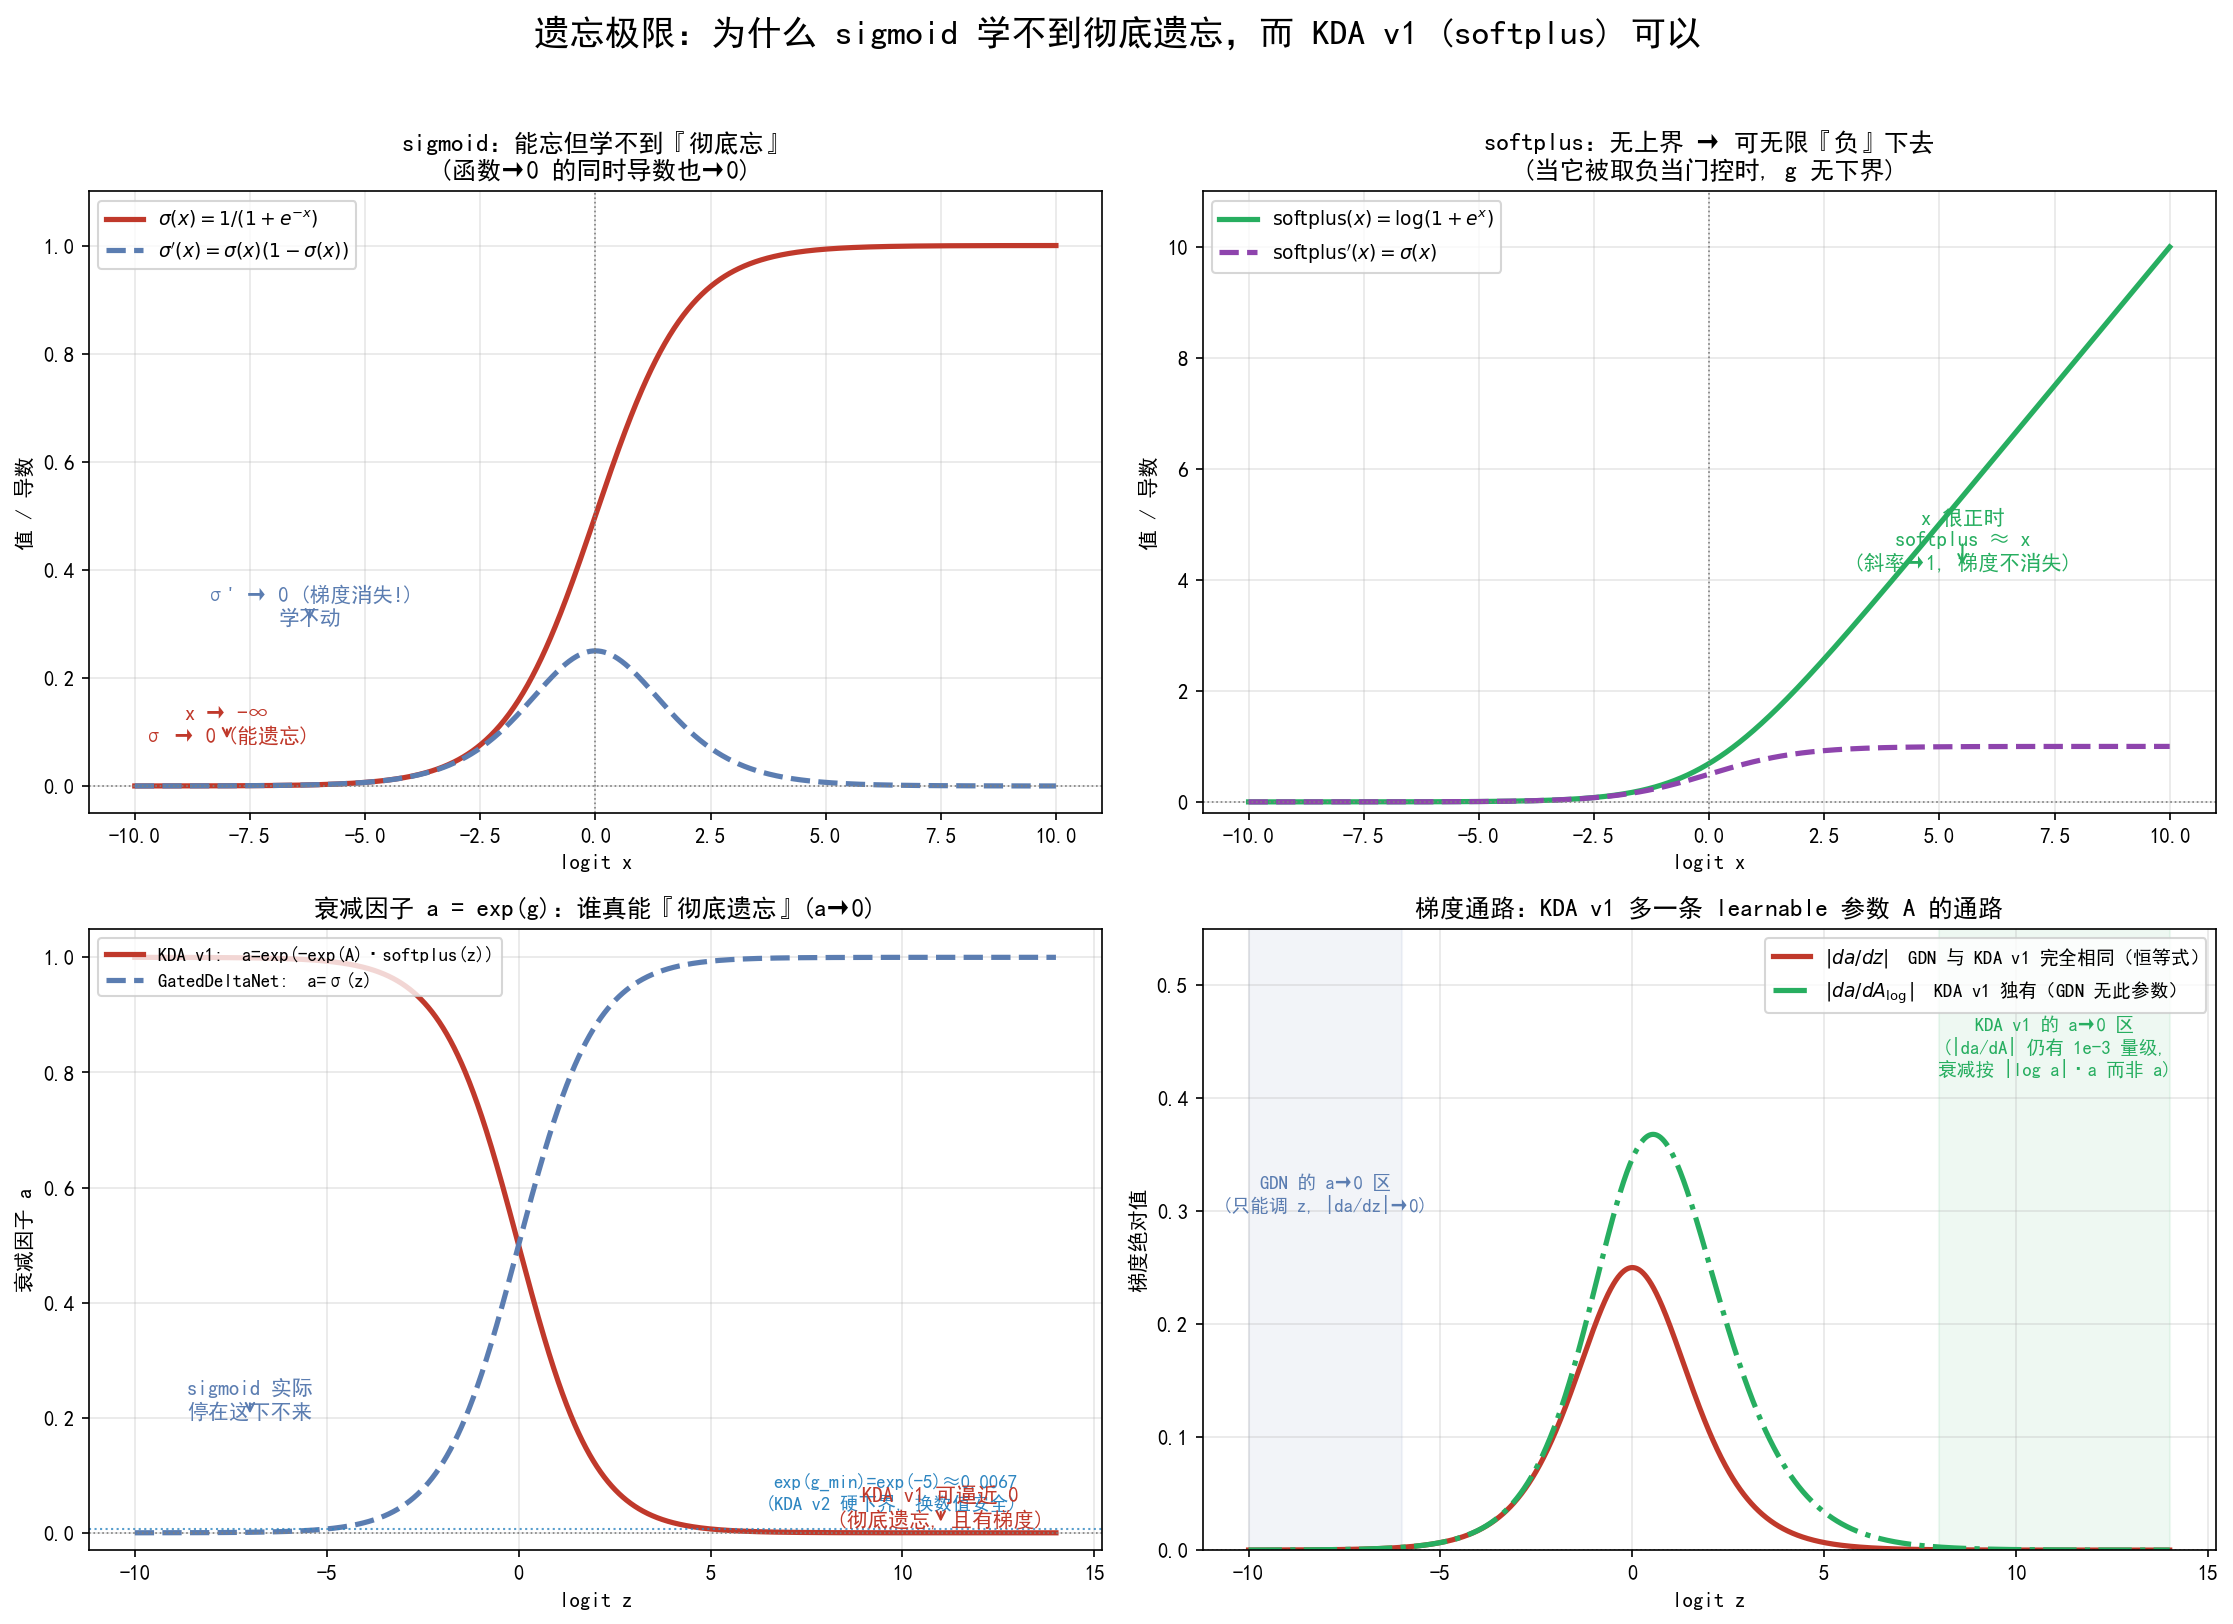

Source code (Python):
# -*- coding: utf-8 -*-
"""遗忘极限图: sigmoid vs softplus 的遗忘极限与梯度行为（KDA v1 门控的数学动机）。

结论（修正版）：
    - sigmoid 把输入压到 (0,1)，要"彻底遗忘"(a→0) 必须把 logit 推到 -∞。
    - 关键恒等式：1 - σ(z) = exp(-softplus(z))。
      因此 |da/dz| 在 GDN 与 KDA v1 (A=0) 下**处处相等**——两者对 z 的梯度通路相同。
    - KDA v1 的真正优势：多一个 learnable 参数 A（每通道一个），其梯度 |da/dA|
      在 a→0 区以 |log(a)|·a 的速率衰减（对数级慢），比 |da/dz| 的线性 a 衰减慢得多。
      → 模型除了"调 logit z"外，还能"调通道尺度 A"来学习彻底遗忘。
"""
import math
import numpy as np
import matplotlib.pyplot as plt

from plot_utils import setup_cjk_font

setup_cjk_font()


def sigmoid(x):
    return 1.0 / (1.0 + np.exp(-x))


def softplus(x):
    return np.log1p(np.exp(-np.abs(x))) + np.maximum(x, 0.0)


def kda_v1_alpha(z, A_log=0.0):
    """KDA v1: a = exp(g), g = -exp(A_log) * softplus(z)"""
    g = -math.exp(A_log) * softplus(z)
    return np.exp(g)


def kda_v1_da_dz(z, A_log=0.0):
    ea = math.exp(A_log)
    sp = softplus(z)
    a = np.exp(-ea * sp)
    return a * (-ea) * sigmoid(z)


def kda_v1_da_dA(z, A_log=0.0):
    """KDA v1 对 learnable 参数 A（A_log 即 log e^A）的梯度。

    a = exp(-e^A · softplus(z))
    da/dA_log = a · (-e^A · softplus(z))
    """
    ea = math.exp(A_log)
    sp = softplus(z)
    a = np.exp(-ea * sp)
    return a * (-ea) * sp


def gdn_alpha(z):
    return sigmoid(z)


def gdn_da_dz(z):
    s = sigmoid(z)
    return s * (1 - s)


def plot_forget_limit() -> plt.Figure:
    """生成遗忘极限 2x2 对比图。返回 Figure。"""
    x = np.linspace(-10, 10, 1000)
    sig = sigmoid(x)
    sig_der = sig * (1 - sig)
    sp = softplus(x)
    sp_der = sigmoid(x)

    z = np.linspace(-10, 14, 2000)
    a_v1 = kda_v1_alpha(z)
    da_v1 = kda_v1_da_dz(z)
    da_dA_v1 = kda_v1_da_dA(z)
    a_gdn = gdn_alpha(z)
    da_gdn = gdn_da_dz(z)

    fig, axes = plt.subplots(2, 2, figsize=(15, 11))
    fig.suptitle("遗忘极限：为什么 sigmoid 学不到彻底遗忘，而 KDA v1 (softplus) 可以",
                 fontsize=17, fontweight="bold")

    # 左上: sigmoid
    ax = axes[0, 0]
    ax.plot(x, sig, color="#C0392B", lw=2.5,
            label=r"$\sigma(x)=1/(1+e^{-x})$")
    ax.plot(x, sig_der, color="#5B7DB1", lw=2.5, ls="--",
            label=r"$\sigma'(x)=\sigma(x)(1-\sigma(x))$")
    ax.axvline(0, color="gray", lw=0.8, ls=":")
    ax.axhline(0, color="gray", lw=0.8, ls=":")
    ax.annotate("x → -∞\nσ → 0 (能遗忘)", xy=(-8, 0.08), fontsize=10,
                color="#C0392B", ha="center",
                arrowprops=dict(arrowstyle="->", color="#C0392B"))
    ax.annotate("σ' → 0 (梯度消失!)\n学不动", xy=(-6.2, 0.30), fontsize=10,
                color="#5B7DB1", ha="center",
                arrowprops=dict(arrowstyle="->", color="#5B7DB1"))
    ax.set_title("sigmoid：能忘但学不到『彻底忘』\n(函数→0 的同时导数也→0)",
                 fontsize=12)
    ax.set_xlabel("logit x")
    ax.set_ylabel("值 / 导数")
    ax.set_ylim(-0.05, 1.1)
    ax.legend(loc="upper left", fontsize=9)
    ax.grid(alpha=0.3)

    # 右上: softplus
    ax = axes[0, 1]
    ax.plot(x, sp, color="#27AE60", lw=2.5,
            label=r"$\mathrm{softplus}(x)=\log(1+e^x)$")
    ax.plot(x, sp_der, color="#8E44AD", lw=2.5, ls="--",
            label=r"$\mathrm{softplus}'(x)=\sigma(x)$")
    ax.axvline(0, color="gray", lw=0.8, ls=":")
    ax.axhline(0, color="gray", lw=0.8, ls=":")
    ax.annotate("x 很正时\nsoftplus ≈ x\n(斜率→1, 梯度不消失)",
                xy=(5.5, 4.2), fontsize=10, color="#27AE60", ha="center",
                arrowprops=dict(arrowstyle="->", color="#27AE60"))
    ax.set_title("softplus：无上界 → 可无限『负』下去\n(当它被取负当门控时, g 无下界)",
                 fontsize=12)
    ax.set_xlabel("logit x")
    ax.set_ylabel("值 / 导数")
    ax.set_ylim(-0.2, 11)
    ax.legend(loc="upper left", fontsize=9)
    ax.grid(alpha=0.3)

    # 左下: 衰减因子
    ax = axes[1, 0]
    ax.plot(z, a_v1, color="#C0392B", lw=2.5,
            label="KDA v1:  a=exp(-exp(A)·softplus(z))")
    ax.plot(z, a_gdn, color="#5B7DB1", lw=2.5, ls="--",
            label="GatedDeltaNet:  a=σ(z)")
    ax.axhline(0, color="gray", lw=0.8, ls=":")
    ax.axhline(0.0067, color="#2E86C1", lw=1.0, ls=":", alpha=0.8)
    ax.text(13, 0.04, "exp(g_min)=exp(-5)≈0.0067\n(KDA v2 硬下界, 换数值安全)",
            fontsize=9, color="#2E86C1", ha="right")
    ax.annotate("KDA v1 可逼近 0\n(彻底遗忘, 且有梯度)",
                xy=(11, 0.012), fontsize=10, color="#C0392B", ha="center",
                arrowprops=dict(arrowstyle="->", color="#C0392B"))
    ax.annotate("sigmoid 实际\n停在这下不来",
                xy=(-7, 0.20), fontsize=10, color="#5B7DB1", ha="center",
                arrowprops=dict(arrowstyle="->", color="#5B7DB1"))
    ax.set_title("衰减因子 a = exp(g)：谁真能『彻底遗忘』(a→0)", fontsize=12)
    ax.set_xlabel("logit z")
    ax.set_ylabel("衰减因子 a")
    ax.set_ylim(-0.03, 1.05)
    ax.legend(loc="upper left", fontsize=9)
    ax.grid(alpha=0.3)

    # 右下: 梯度通路对比
    # 关键事实：|da/dz| 对 GDN 和 KDA v1 (A=0) 完全相等（恒等式 1-σ(z)=exp(-softplus(z))）
    # KDA v1 的真正优势是多一条 learnable 通路 A：|da/dA| 在 a→0 区衰减更慢
    ax = axes[1, 1]
    ax.plot(z, np.abs(da_v1), color="#C0392B", lw=2.5,
            label=r"$|da/dz|$  GDN 与 KDA v1 完全相同（恒等式）")
    ax.plot(z, np.abs(da_dA_v1), color="#27AE60", lw=2.5, ls="-.",
            label=r"$|da/dA_{\log}|$  KDA v1 独有（GDN 无此参数）")
    ax.axhline(0, color="gray", lw=0.8, ls=":")

    # 标出 KDA v1 的 a→0 区（z 很大）
    ax.axvspan(8, 14, color="#27AE60", alpha=0.08)
    ax.text(11, 0.42, "KDA v1 的 a→0 区\n(|da/dA| 仍有 1e-3 量级,\n衰减按 |log a|·a 而非 a)",
            fontsize=9, color="#27AE60", ha="center")
    # 标出 GDN 的 a→0 区（z 很负）
    ax.axvspan(-10, -6, color="#5B7DB1", alpha=0.08)
    ax.text(-8, 0.30, "GDN 的 a→0 区\n(只能调 z, |da/dz|→0)",
            fontsize=9, color="#5B7DB1", ha="center")

    ax.set_title("梯度通路：KDA v1 多一条 learnable 参数 A 的通路", fontsize=12)
    ax.set_xlabel("logit z")
    ax.set_ylabel("梯度绝对值")
    ax.set_ylim(0, 0.55)
    ax.legend(loc="upper right", fontsize=9)
    ax.grid(alpha=0.3)

    fig.tight_layout(rect=(0, 0, 1, 0.96))
    return fig


if __name__ == "__main__":
    fig = plot_forget_limit()
    out = "plot_forget_limit.png"
    fig.savefig(out, dpi=150, bbox_inches="tight")
    plt.close(fig)
    print("saved:", out)
